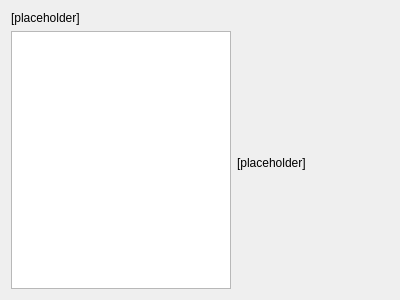
<?xml version="1.0" encoding="UTF-8"?>
<ui version="4.0">
 <class>pgKwHazardCategory</class>
 <widget class="QWidget" name="pgKwHazardCategory">
  <property name="geometry">
   <rect>
    <x>0</x>
    <y>0</y>
    <width>400</width>
    <height>300</height>
   </rect>
  </property>
  <property name="sizePolicy">
   <sizepolicy hsizetype="MinimumExpanding" vsizetype="MinimumExpanding">
    <horstretch>0</horstretch>
    <verstretch>0</verstretch>
   </sizepolicy>
  </property>
  <layout class="QVBoxLayout" name="verticalLayout_30">
   <item>
    <widget class="QLabel" name="lblSelectHazardCategory">
     <property name="styleSheet">
      <string notr="true">font: 11pt &quot;Ubuntu&quot;;</string>
     </property>
     <property name="text">
      <string>&lt;html&gt;&lt;head/&gt;&lt;body&gt;&lt;p&gt;[placeholder]&lt;/p&gt;&lt;/body&gt;&lt;/html&gt;</string>
     </property>
     <property name="alignment">
      <set>Qt::AlignLeading|Qt::AlignLeft|Qt::AlignTop</set>
     </property>
     <property name="wordWrap">
      <bool>true</bool>
     </property>
    </widget>
   </item>
   <item>
    <layout class="QGridLayout" name="gridLayout_17">
     <item row="1" column="1">
      <widget class="QLabel" name="lblDescribeHazardCategory">
       <property name="sizePolicy">
        <sizepolicy hsizetype="Expanding" vsizetype="Expanding">
         <horstretch>0</horstretch>
         <verstretch>0</verstretch>
        </sizepolicy>
       </property>
       <property name="styleSheet">
        <string notr="true">font: 11pt &quot;Ubuntu&quot;;</string>
       </property>
       <property name="text">
        <string>[placeholder]</string>
       </property>
       <property name="alignment">
        <set>Qt::AlignLeading|Qt::AlignLeft|Qt::AlignVCenter</set>
       </property>
       <property name="wordWrap">
        <bool>true</bool>
       </property>
      </widget>
     </item>
     <item row="0" column="0" rowspan="2">
      <widget class="QListWidget" name="lstHazardCategories">
       <property name="enabled">
        <bool>true</bool>
       </property>
       <property name="sizePolicy">
        <sizepolicy hsizetype="Fixed" vsizetype="MinimumExpanding">
         <horstretch>0</horstretch>
         <verstretch>0</verstretch>
        </sizepolicy>
       </property>
       <property name="minimumSize">
        <size>
         <width>220</width>
         <height>100</height>
        </size>
       </property>
       <property name="maximumSize">
        <size>
         <width>220</width>
         <height>16777215</height>
        </size>
       </property>
      </widget>
     </item>
    </layout>
   </item>
  </layout>
 </widget>
 <resources/>
 <connections/>
</ui>
